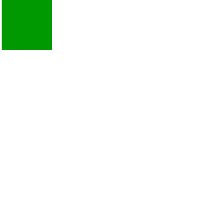
Frame 1 (no input)
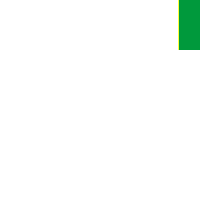
Frame 60 (the mouse pressed at the canvas centre just before this capture)
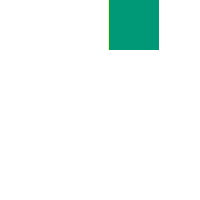
Frame 120 (the mouse held since frame 60 and released just before this capture)

The Processing sketch that drew these frames (run headless with seeded random() and noise(); from frame 60 on, the mouse is pressed at the canvas centre):

// Processing sketch: ex5
// ── ex5.pde
int x = 0, y = 0, z = 0;
void setup() {
  size (200, 200);
  noStroke();
}
void draw() {
  background(255);
  x++;
  y = (int)sin(x);
  z++;
  fill(#FFFF00+z);
  rect(x, y, 50, 50);
  if(x++>=199) {
    x=-50;
  }
    fill(#009900+z);
  rect(x, y, 50, 50);
  if(x++<=-50) {
    y=199;
  }
}
